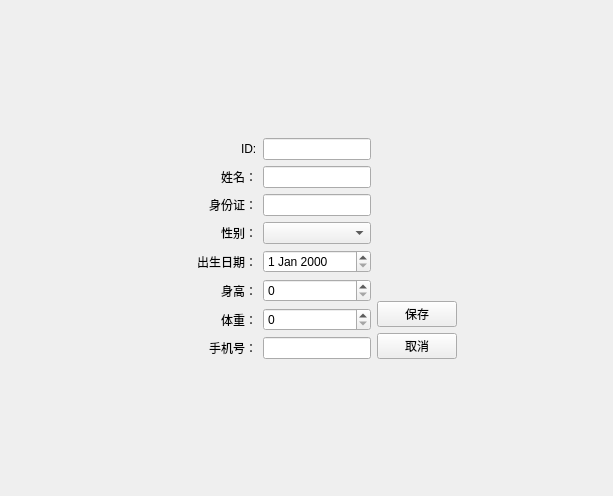
<?xml version="1.0" encoding="UTF-8"?>
<ui version="4.0">
 <class>PatientEditView</class>
 <widget class="QWidget" name="PatientEditView">
  <property name="geometry">
   <rect>
    <x>0</x>
    <y>0</y>
    <width>613</width>
    <height>496</height>
   </rect>
  </property>
  <property name="windowTitle">
   <string>编辑患者信息</string>
  </property>
  <layout class="QVBoxLayout" name="verticalLayout_3">
   <item>
    <spacer name="verticalSpacer_2">
     <property name="orientation">
      <enum>Qt::Vertical</enum>
     </property>
     <property name="sizeHint" stdset="0">
      <size>
       <width>20</width>
       <height>126</height>
      </size>
     </property>
    </spacer>
   </item>
   <item>
    <layout class="QHBoxLayout" name="horizontalLayout_2">
     <item>
      <spacer name="horizontalSpacer">
       <property name="orientation">
        <enum>Qt::Horizontal</enum>
       </property>
       <property name="sizeHint" stdset="0">
        <size>
         <width>146</width>
         <height>20</height>
        </size>
       </property>
      </spacer>
     </item>
     <item>
      <layout class="QHBoxLayout" name="horizontalLayout">
       <item>
        <layout class="QFormLayout" name="formLayout">
         <property name="labelAlignment">
          <set>Qt::AlignRight|Qt::AlignTrailing|Qt::AlignVCenter</set>
         </property>
         <item row="0" column="0">
          <widget class="QLabel" name="label">
           <property name="text">
            <string>ID:</string>
           </property>
          </widget>
         </item>
         <item row="0" column="1">
          <widget class="QLineEdit" name="lineEdit"/>
         </item>
         <item row="1" column="0">
          <widget class="QLabel" name="label_2">
           <property name="text">
            <string>姓名：</string>
           </property>
          </widget>
         </item>
         <item row="1" column="1">
          <widget class="QLineEdit" name="lineEdit_2"/>
         </item>
         <item row="2" column="0">
          <widget class="QLabel" name="label_3">
           <property name="text">
            <string>身份证：</string>
           </property>
          </widget>
         </item>
         <item row="2" column="1">
          <widget class="QLineEdit" name="lineEdit_3"/>
         </item>
         <item row="3" column="0">
          <widget class="QLabel" name="label_4">
           <property name="text">
            <string>性别：</string>
           </property>
          </widget>
         </item>
         <item row="3" column="1">
          <widget class="QComboBox" name="comboBox"/>
         </item>
         <item row="4" column="0">
          <widget class="QLabel" name="label_5">
           <property name="text">
            <string>出生日期：</string>
           </property>
           <property name="alignment">
            <set>Qt::AlignRight|Qt::AlignTrailing|Qt::AlignVCenter</set>
           </property>
          </widget>
         </item>
         <item row="4" column="1">
          <widget class="QDateEdit" name="dateEdit"/>
         </item>
         <item row="5" column="0">
          <widget class="QLabel" name="label_6">
           <property name="text">
            <string>身高：</string>
           </property>
           <property name="alignment">
            <set>Qt::AlignRight|Qt::AlignTrailing|Qt::AlignVCenter</set>
           </property>
          </widget>
         </item>
         <item row="5" column="1">
          <widget class="QSpinBox" name="spinBox"/>
         </item>
         <item row="6" column="0">
          <widget class="QLabel" name="label_7">
           <property name="text">
            <string>体重：</string>
           </property>
           <property name="alignment">
            <set>Qt::AlignRight|Qt::AlignTrailing|Qt::AlignVCenter</set>
           </property>
          </widget>
         </item>
         <item row="6" column="1">
          <widget class="QSpinBox" name="spinBox_2"/>
         </item>
         <item row="7" column="1">
          <widget class="QLineEdit" name="lineEdit_4"/>
         </item>
         <item row="7" column="0">
          <widget class="QLabel" name="label_8">
           <property name="text">
            <string>手机号：</string>
           </property>
           <property name="alignment">
            <set>Qt::AlignRight|Qt::AlignTrailing|Qt::AlignVCenter</set>
           </property>
          </widget>
         </item>
        </layout>
       </item>
       <item>
        <layout class="QVBoxLayout" name="verticalLayout_2">
         <item>
          <spacer name="verticalSpacer">
           <property name="orientation">
            <enum>Qt::Vertical</enum>
           </property>
           <property name="sizeHint" stdset="0">
            <size>
             <width>20</width>
             <height>40</height>
            </size>
           </property>
          </spacer>
         </item>
         <item>
          <layout class="QVBoxLayout" name="verticalLayout">
           <item>
            <widget class="QPushButton" name="pushButton">
             <property name="text">
              <string>保存</string>
             </property>
            </widget>
           </item>
           <item>
            <widget class="QPushButton" name="pushButton_2">
             <property name="text">
              <string>取消</string>
             </property>
            </widget>
           </item>
          </layout>
         </item>
        </layout>
       </item>
      </layout>
     </item>
     <item>
      <spacer name="horizontalSpacer_2">
       <property name="orientation">
        <enum>Qt::Horizontal</enum>
       </property>
       <property name="sizeType">
        <enum>QSizePolicy::Fixed</enum>
       </property>
       <property name="sizeHint" stdset="0">
        <size>
         <width>145</width>
         <height>20</height>
        </size>
       </property>
      </spacer>
     </item>
    </layout>
   </item>
   <item>
    <spacer name="verticalSpacer_3">
     <property name="orientation">
      <enum>Qt::Vertical</enum>
     </property>
     <property name="sizeHint" stdset="0">
      <size>
       <width>20</width>
       <height>126</height>
      </size>
     </property>
    </spacer>
   </item>
  </layout>
 </widget>
 <resources/>
 <connections/>
</ui>
